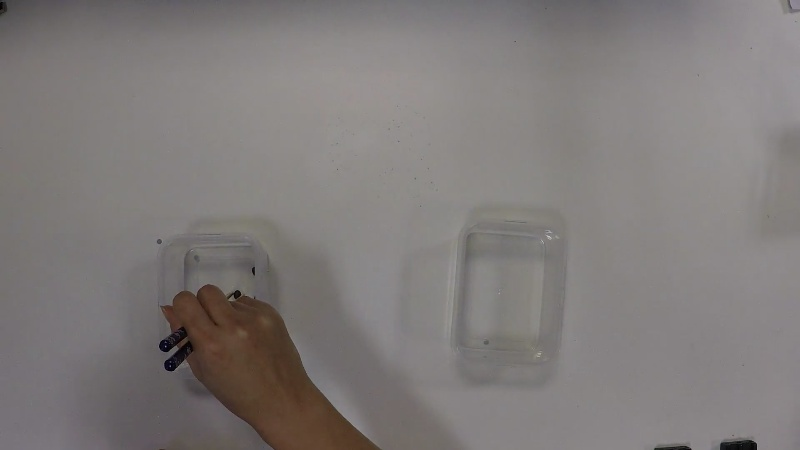
#> input picture Image_processing_tools/Image_Resize/img_00124.jpg, 800 x 450 px, found by its file name
$ python scale_image.py   (older library calls are emulated)
#> lines starting #> are read from the running program, lines starting #| are printed output that depends on the picture
# coding = utf-8
from PIL import Image

def  convert(width,height):
#> called with width = 1918, height = 1280
    im = Image.open("/home/wdh/PycharmProjects/Image_processing_tools/Image_Resize/img_00124.jpg")
#> im is the input picture: PIL image 800x450 RGB; mean R, G, B 127.5, 122.8, 121.6
#    (x, y)= im.size
#    x_s = int(width)
#    y_s = int(y * x_s / x)
    out = im.resize((width, height), Image.ANTIALIAS)
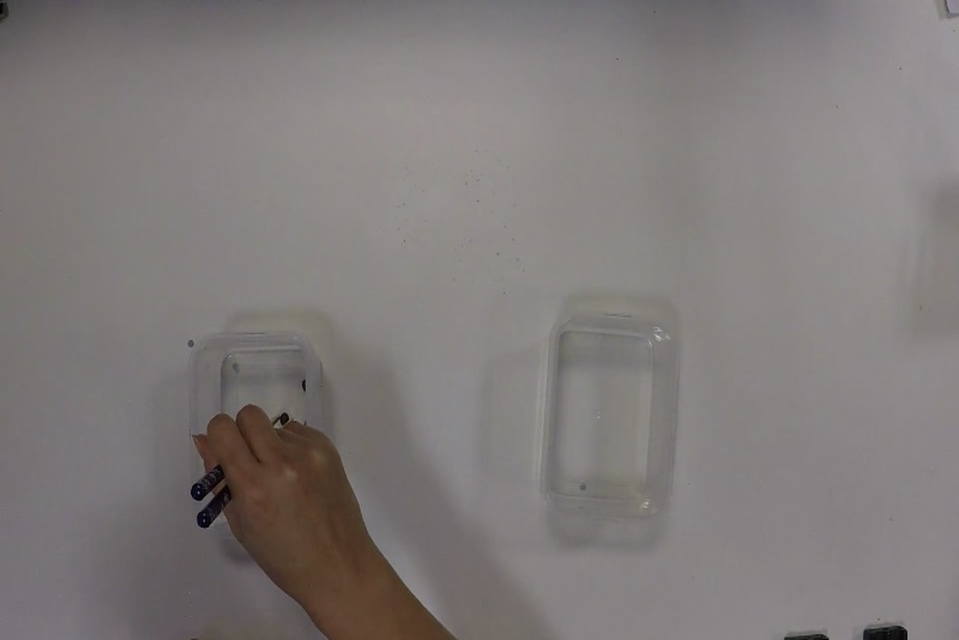
#> out: PIL image 1918x1280 RGB (shown at 1/2 size); mean R, G, B 127.5, 122.8, 121.6
    out.save("/home/wdh/PycharmProjects/Image_processing_tools/Image_Resize/img_00124.jpg_out.jpg")
if __name__ == '__main__':
    convert(1918,1280)
